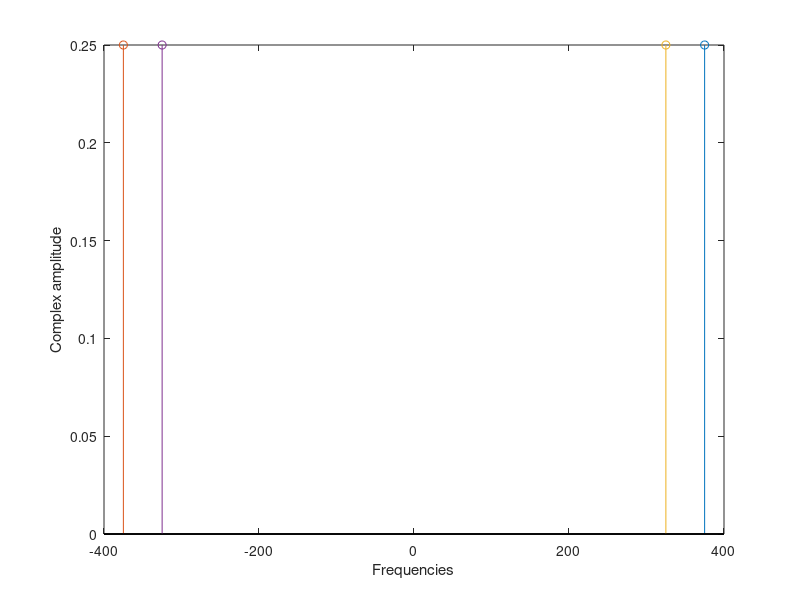

The MATLAB source for this figure:
clear all

%    Exercise 7
%   a)

%Ts = 0.01;
%Duration = 0.3;
%tt = 0:Ts:Duration;

%F0 = 394;

%n = 0:1:Duration/Ts;

%xx =9*cos(2*pi*F0*tt + pi/2);

%stem(n,xx)

%   b)

%Ts = 0.01;
%Duration = 0.3;
%F0 = 394;
%Wo = 2*pi*F0*Ts;
%n = 0:1:Duration/Ts;

%xx =9*cos(Wo*n + pi/2);

%stem(n,xx)

%   c)

% 

%%    Exercise 8
%    a)

ampl = 1/4;
freq = [375, -375, 325, -325];



stem(freq(1), ampl)
hold on
stem(freq(2), ampl)
stem(freq(3), ampl)
stem(freq(4), ampl)
ylabel('Complex amplitude')
xlabel('Frequencies')

